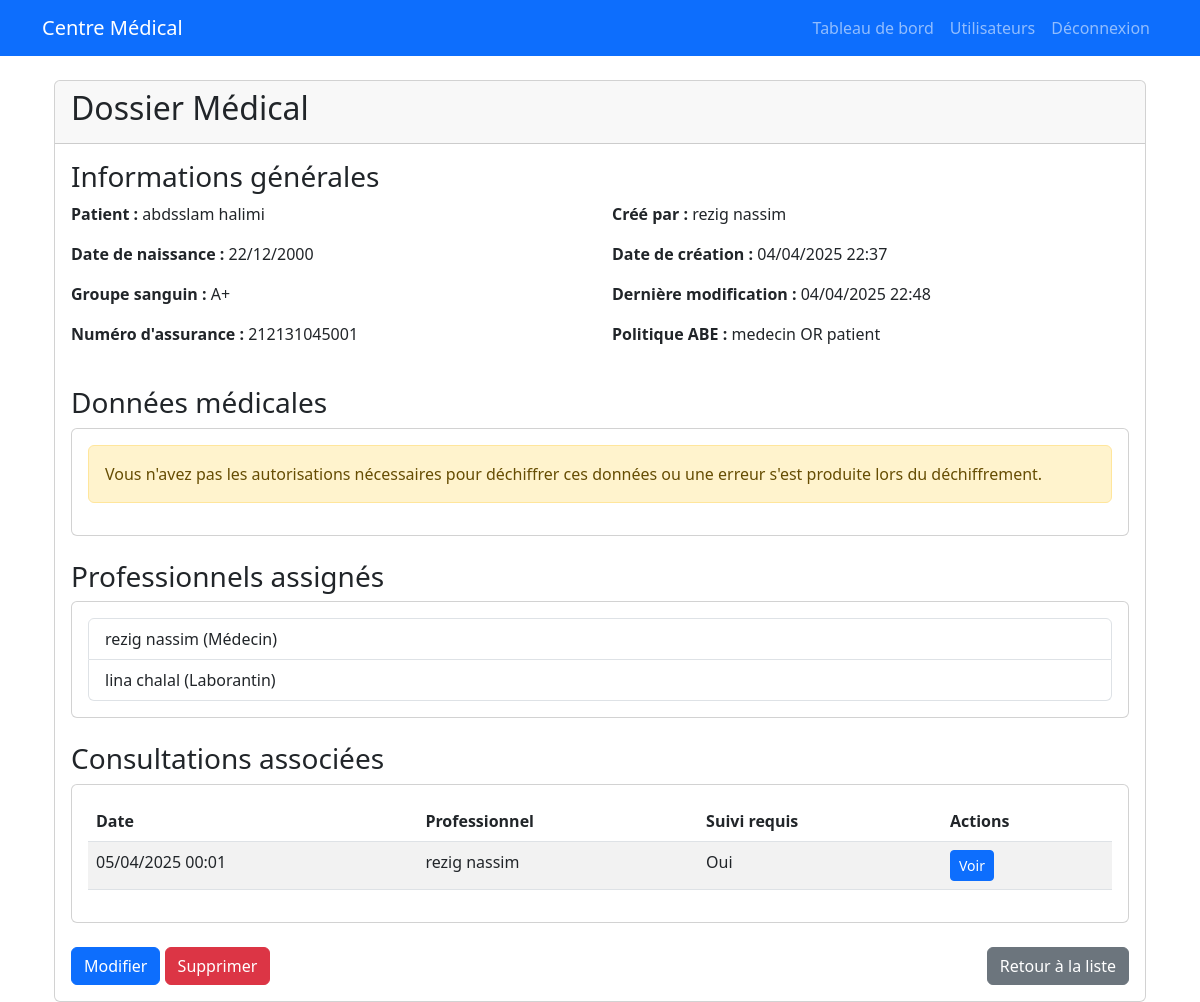
Screenshot of /accounts/medical-records/3/ (signed in) with the database file from the repository.
### accounts/models.py (models this page shows, shortened)
class MedicalRecord(models.Model):
        patient = models.ForeignKey('Patient', on_delete=models.CASCADE, related_name='records')
        creator = models.ForeignKey(settings.AUTH_USER_MODEL, on_delete=models.PROTECT, related_name='created_records')
        assigned_to = models.ManyToManyField(settings.AUTH_USER_MODEL, related_name='assigned_records')
        encrypted_data = models.BinaryField()
        abe_policy = models.TextField()
        creation_date = models.DateTimeField(auto_now_add=True)
        last_modified = models.DateTimeField(auto_now=True)
        class Meta:
            permissions = [
                ('decrypt_record', 'Can decrypt medical record'),
                ('transfer_record', 'Can transfer record ownership'),
            ]

class Patient(models.Model):
    user = models.OneToOneField(
        settings.AUTH_USER_MODEL,
        on_delete=models.CASCADE,
        related_name='patient_profile'
    )
    date_of_birth = models.DateField()
    blood_type = models.CharField(max_length=3)
    encrypted_insurance = models.BinaryField()

class User(AbstractUser):
    ROLE_CHOICES = (
        ('ADMIN', 'Administrateur'),
        ('MEDECIN', 'Médecin'),
        ('PATIENT', 'Patient'),
        ('RADIOLOGUE', 'Radiologue'),
        ('LABORANTIN', 'Laborantin'),
        ('PRATICIEN', 'Praticien de santé'),
    )
    email = models.EmailField(unique=True)
    role = models.CharField(max_length=15, choices=ROLE_CHOICES, default='PATIENT')
    created_by = models.ForeignKey('self', on_delete=models.SET_NULL, null=True, blank=True, related_name='created_users')
    USERNAME_FIELD = 'email'
    REQUIRED_FIELDS = []
    objects = UserManager()
    @property
    def is_admin(self):
        return self.role == 'ADMIN'
    @property
    def is_medecin(self):
        return self.role == 'MEDECIN'
    @property
    def is_radiologue(self):
        return self.role == 'RADIOLOGUE'
    @property
    def is_laborantin(self):
        return self.role == 'LABORANTIN'
    @property
    def is_praticien(self):
        return self.role == 'PRATICIEN'
    def get_user_attributes(self):
        attributes = [self.role.lower()]  # Ajoute le rôle comme premier attribut (en minuscules)
        if self.is_medecin and hasattr(self, 'medecin_profile'):
            attributes.append(self.medecin_profile.specialization.lower())
        elif self.is_radiologue and hasattr(self, 'radiologue_profile'):
            attributes.append(self.radiologue_profile.radiology_field.lower())
        elif self.is_laborantin and hasattr(self, 'laborantin_profile'):
            attributes.append(self.laborantin_profile.lab_department.lower())
        return attributes

class Consultation(models.Model):
        patient = models.ForeignKey('Patient', on_delete=models.CASCADE, related_name='consultations')
        professional = models.ForeignKey(settings.AUTH_USER_MODEL, on_delete=models.SET_NULL, null=True)
        date = models.DateTimeField(auto_now_add=True)
        encrypted_notes = models.BinaryField()
        abe_policy = models.TextField()
        follow_up_required = models.BooleanField(default=False)

### accounts/views.py (the view, shortened to what this page needs)
# urls.py: path('medical-records/<int:pk>/', views.MedicalRecordDetailView.as_view(), name='medical_record_detail'),
class MedicalRecordDetailView(UserPassesTestMixin, DetailView):
    model = MedicalRecord
    template_name = 'accounts/medical_record_detail.html'
    context_object_name = 'record'
    def test_func(self):
        record = self.get_object()
        if self.request.user.is_admin:
            return True
    def get_context_data(self, **kwargs):
        context = super().get_context_data(**kwargs)
        record = self.get_object()
        user_attributes = self.request.user.get_user_attributes()
        print(f"DEBUG: Attributs utilisateur: {user_attributes}")
        private_key = abe_keygen(user_attributes)
        policy_str = record.abe_policy
        print(f"DEBUG: Politique ABE: {policy_str}")
        decrypted_data = None
        try:
            if record.encrypted_data:
                if isinstance(record.encrypted_data, bytes):
                    encrypted_str = record.encrypted_data.decode("utf-8")
                elif isinstance(record.encrypted_data, str):
                    encrypted_str = record.encrypted_data
                elif isinstance(record.encrypted_data, dict):
                    encrypted_str = json.dumps(record.encrypted_data)
                else:
                    raise ValueError("Format de encrypted_data inconnu.")
                try:
                    data = json.loads(encrypted_str)
                    print("DEBUG: Type de data après json.loads:", type(data))
                except Exception as ex:
                    print("DEBUG: Erreur lors du json.loads:", ex)
                decrypted_value = abe_decrypt(
                    encrypted_str,
                    private_key,
                    user_attributes,
                    policy_str
                )
                decrypted_value = int(decrypted_value)
                decrypted_data = decrypted_value.to_bytes(100000000, 'big').decode('utf-8')
        except Exception as e:
            error_message = f"Erreur lors du déchiffrement ABE : {e}. "
            print(error_message)
            decrypted_data = None
        context['decrypted_data'] = decrypted_data
        context['consultations'] = Consultation.objects.filter(patient=record.patient)
        insurance_number_decrypted = None
        if record.patient.encrypted_insurance:
            try:
                insurance_number_decrypted = ibe_decrypt(record.patient.encrypted_insurance, record.patient.user.email)
            except Exception as e:
                insurance_number_decrypted = None
        context['insurance_number_decrypted'] = insurance_number_decrypted
        return context

### accounts/abe.py (called while the page is built)
    def is_on_curve(self, point):
        if point is None:
            return True
        x, y = point
        return (y*y - (x*x*x + self.a*x + self.b)) % self.p == 0

    def add(self, P, Q):
        if P is None: return Q
        if Q is None: return P
        x_p, y_p = P
        x_q, y_q = Q
        if x_p == x_q and y_p != y_q:
            return None  # Point at infinity
        if P == Q:
            m = (3*x_p*x_p + self.a) * pow(2*y_p, self.p-2, self.p) % self.p
        else:
            m = (y_q - y_p) * pow(x_q - x_p, self.p-2, self.p) % self.p
        x_r = (m*m - x_p - x_q) % self.p
        y_r = (m*(x_p - x_r) - y_p) % self.p
        return (x_r, y_r)

    def scalar_mult(self, k, P):
        if k == 0 or P is None:
            return None
        if k < 0:
            return self.scalar_mult(-k, (P[0], -P[1] % self.p))
        result = None
        current = P
        while k > 0:
            if k % 2 == 1:
                result = self.add(result, current)
            current = self.add(current, current)
            k = k // 2
        return result

    def _hash_to_curve(self, attribute):
        if attribute in self._point_cache:
            return self._point_cache[attribute]
        counter = 0
        while True:
            h = hashlib.sha256((attribute + str(counter)).encode()).digest()
            x = int.from_bytes(h, 'big') % self.curve.p
            y_squared = (x**3 + self.curve.a * x + self.curve.b) % self.curve.p
            if pow(y_squared, (self.curve.p - 1) // 2, self.curve.p) == 1:
                y = pow(y_squared, (self.curve.p + 1) // 4, self.curve.p)
                point = (x, y)
                if self.curve.is_on_curve(point):
                    self._point_cache[attribute] = point
                    return point
            counter += 1

    def key_gen(self, master_key, attributes):
        r = random.randint(1, self.r-1)
        g_r = self.curve.scalar_mult(r, self.g)
        K = self.curve.scalar_mult(
            (master_key['alpha'] + r) * pow(master_key['beta'], -1, self.r) % self.r,
            self.g
        )
        L = g_r
        K_x = {}
        for attr in attributes:
            r_x = random.randint(1, self.r-1)
            attr_point = self._hash_to_curve(attr)
            K_x[attr] = self.curve.scalar_mult(r_x, attr_point)
        return {'K': K, 'L': L, 'K_x': K_x}

### accounts/abe_config.py (called while the page is built)
def abe_keygen(attributes):
    return abe_system.key_gen(master_key, attributes)

### accounts/templates/accounts/medical_record_detail.html (shortened to what this page needs)
{% extends 'base.html' %}
{% block content %}
<div class="container mt-4">
    <div class="card">
        <div class="card-header">
            <h2>Dossier Médical</h2>
        </div>
        <div class="card-body">
            <h3>Informations générales</h3>
            <div class="row mb-4">
                <div class="col-md-6">
                    <p><strong>Patient :</strong> {{ record.patient.user.get_full_name|default:record.patient.user.email }}</p>
                    <p><strong>Date de naissance :</strong> {{ record.patient.date_of_birth|date:"d/m/Y" }}</p>
                    <p><strong>Groupe sanguin :</strong> {{ record.patient.blood_type }}</p>
                    {% if insurance_number_decrypted %}
                    <p><strong>Numéro d'assurance :</strong> {{ insurance_number_decrypted }}</p>
                    {% endif %}
                </div>
                <div class="col-md-6">
                    <p><strong>Créé par :</strong> {{ record.creator.get_full_name|default:record.creator.email }}</p>
                    <p><strong>Date de création :</strong> {{ record.creation_date|date:"d/m/Y H:i" }}</p>
                    <p><strong>Dernière modification :</strong> {{ record.last_modified|date:"d/m/Y H:i" }}</p>
                    <p><strong>Politique ABE :</strong> {{ record.abe_policy }}</p>
                </div>
            </div>
            <h3>Données médicales</h3>
            <div class="card mb-4">
                <div class="card-body">
                    {% if decrypted_data %}
                        <div class="medical-data">
                            {{ decrypted_data|linebreaks }}
                        </div>
                    {% else %}
                        <div class="alert alert-warning">
                            Vous n'avez pas les autorisations nécessaires pour déchiffrer ces données ou une erreur s'est produite lors du déchiffrement.
                        </div>
                    {% endif %}
                </div>
            </div>
            <h3>Professionnels assignés</h3>
            <div class="card mb-4">
                <div class="card-body">
                    <ul class="list-group">
                        {% for professional in record.assigned_to.all %}
                            <li class="list-group-item">
                                {{ professional.get_full_name|default:professional.email }} ({{ professional.get_role_display }})
                            </li>
                        {% empty %}
                            <li class="list-group-item">Aucun professionnel assigné à ce dossier</li>
                        {% endfor %}
                    </ul>
                </div>
            </div>
            <h3>Consultations associées</h3>
            <div class="card mb-4">
                <div class="card-body">
                    {% if consultations %}
                        <table class="table table-striped">
                            <thead>
                                <tr>
                                    <th>Date</th>
                                    <th>Professionnel</th>
                                    <th>Suivi requis</th>
                                    <th>Actions</th>
                                </tr>
                            </thead>
                            <tbody>
                                {% for consultation in consultations %}
                                <tr>
                                    <td>{{ consultation.date|date:"d/m/Y H:i" }}</td>
                                    <td>{{ consultation.professional.get_full_name|default:consultation.professional.email }}</td>
                                    <td>{% if consultation.follow_up_required %}Oui{% else %}Non{% endif %}</td>
                                    <td>
                                        <a href="{% url 'consultation_detail' consultation.id %}" class="btn btn-sm btn-primary">Voir</a>
                                    </td>
                                </tr>
                                {% endfor %}
                            </tbody>
                        </table>
                    {% else %}
                        <p>Aucune consultation associée à ce dossier</p>
                    {% endif %}
                </div>
            </div>
            <div class="d-flex justify-content-between mt-4">
                <div>
                    {% if request.user.is_admin or request.user == record.creator %}
                    <a href="{% url 'medical_record_update' record.id %}" class="btn btn-primary">Modifier</a>
                    <a href="{% url 'medical_record_delete' record.id %}" class="btn btn-danger">Supprimer</a>
                    {% endif %}
                </div>
                <a href="{% url 'medical_record_list' %}" class="btn btn-secondary">Retour à la liste</a>
            </div>
        </div>
    </div>
</div>
{% endblock %}

### rows the page displays
MedicalRecord: patient.user.get_full_name "abdsslam halimi", patient.date_of_birth "22/12/2000", patient.blood_type "A+", creator.get_full_name "rezig nassim", creation_date "04/04/2025 22:37", last_modified "04/04/2025 22:48", abe_policy "medecin OR patient"
User: get_full_name "rezig nassim", role "Médecin"
User: get_full_name "lina chalal", role "Laborantin"
Consultation: date "05/04/2025 00:01", professional.get_full_name "rezig nassim", follow_up_required "Oui"

### other values shown
{{ insurance_number_decrypted }} "212131045001"
